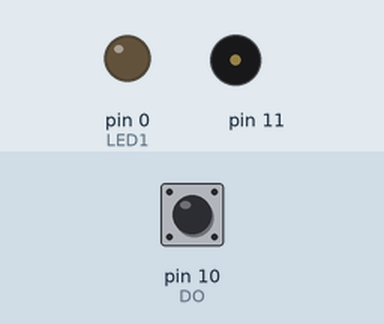
A sketch run on a simulated Arduino Uno, built with avr-gcc and run on an emulated ATmega328P. Shown: output pins drawn as LEDs (lit = HIGH), buzzer (waves = sounding). Inputs (shaded band) come from the test bench; at power-on: pin 10 (DO) HIGH.

Above: at 2.2 s.
2.3 s: pin 10 (DO) pulled LOW for 0.15 s
At 2.37 s:
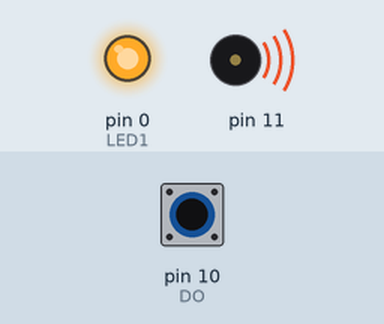
3.9 s: pin 10 (DO) pulled LOW for 3.2 s
At 8.1 s:
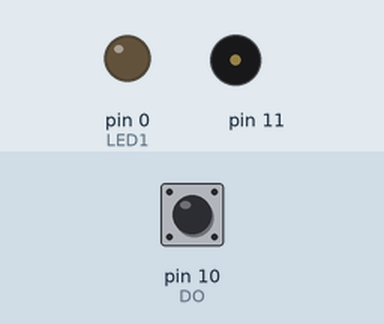
Timing chart, 0 to 9.6 s (numbered marks = the images above; inputs shaded):
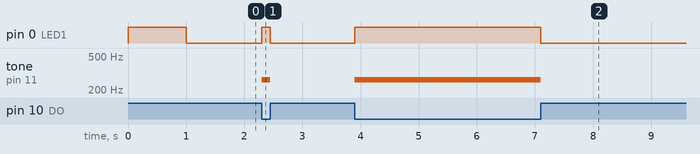

The sketch:

Botao_e_Buzzer_teste.ino
```cpp
#define NOTE_C 262

#define ON LOW

const int Buzzer = 11;
const int LED1 = 0;

const int DO = 10;

void setup()
{
  pinMode(DO, INPUT);
  digitalWrite(DO,HIGH);

  pinMode(LED1, OUTPUT);

  digitalWrite(LED1,HIGH);
   delay(1000);
}

void loop()
{

    while(digitalRead(DO) == ON)
    { tone(11,NOTE_C);
      digitalWrite(LED1,HIGH);}

     noTone(11);
  //noTone(12);

  digitalWrite(LED1,LOW);

}
```

Measured:
- after the input at 2.3 s, pin 0 (LED1): LOW → HIGH at once, → LOW 0.15 s later; tone on pin 11: silent → 262 Hz at once, → silent 0.15 s later
- after the input at 3.9 s, pin 0 (LED1): LOW → HIGH at once, → LOW 3.2 s later; tone on pin 11: silent → 262 Hz at once, → silent 3.2 s later
